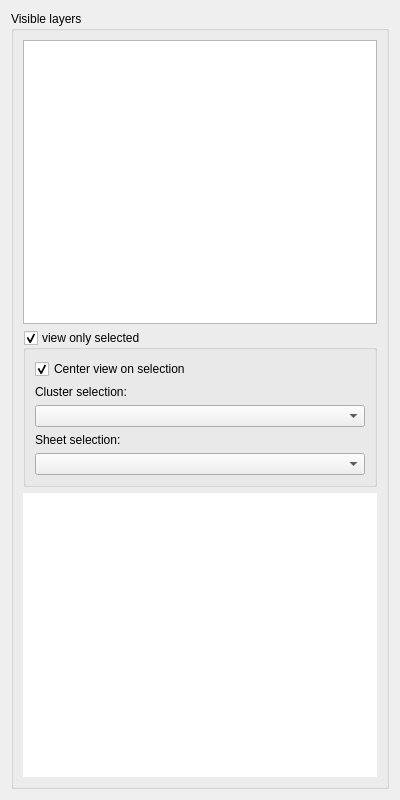
<?xml version="1.0" encoding="UTF-8"?>
<ui version="4.0">
 <class>Form</class>
 <widget class="QWidget" name="Form">
  <property name="enabled">
   <bool>true</bool>
  </property>
  <property name="geometry">
   <rect>
    <x>0</x>
    <y>0</y>
    <width>400</width>
    <height>800</height>
   </rect>
  </property>
  <property name="minimumSize">
   <size>
    <width>300</width>
    <height>600</height>
   </size>
  </property>
  <property name="windowTitle">
   <string>Tools</string>
  </property>
  <layout class="QHBoxLayout" name="horizontalLayout">
   <item>
    <widget class="QGroupBox" name="groupBox">
     <property name="title">
      <string>Visible layers</string>
     </property>
     <layout class="QGridLayout" name="gridLayout">
      <item row="1" column="0">
       <widget class="QGroupBox" name="groupBox_cluster">
        <property name="sizePolicy">
         <sizepolicy hsizetype="Preferred" vsizetype="Fixed">
          <horstretch>0</horstretch>
          <verstretch>0</verstretch>
         </sizepolicy>
        </property>
        <property name="minimumSize">
         <size>
          <width>0</width>
          <height>0</height>
         </size>
        </property>
        <property name="title">
         <string>view only selected</string>
        </property>
        <property name="checkable">
         <bool>true</bool>
        </property>
        <property name="checked">
         <bool>true</bool>
        </property>
        <layout class="QVBoxLayout" name="verticalLayout_3">
         <item>
          <widget class="QCheckBox" name="checkBox_clusterCenterView">
           <property name="enabled">
            <bool>true</bool>
           </property>
           <property name="sizePolicy">
            <sizepolicy hsizetype="Minimum" vsizetype="Fixed">
             <horstretch>0</horstretch>
             <verstretch>0</verstretch>
            </sizepolicy>
           </property>
           <property name="text">
            <string>Center view on selection</string>
           </property>
           <property name="checked">
            <bool>true</bool>
           </property>
          </widget>
         </item>
         <item>
          <widget class="QLabel" name="label">
           <property name="text">
            <string>Cluster selection:</string>
           </property>
          </widget>
         </item>
         <item>
          <widget class="QComboBox" name="comboBox_clusters">
           <property name="enabled">
            <bool>true</bool>
           </property>
           <property name="sizePolicy">
            <sizepolicy hsizetype="Expanding" vsizetype="Fixed">
             <horstretch>0</horstretch>
             <verstretch>0</verstretch>
            </sizepolicy>
           </property>
          </widget>
         </item>
         <item>
          <widget class="QLabel" name="label_2">
           <property name="text">
            <string>Sheet selection:</string>
           </property>
          </widget>
         </item>
         <item>
          <widget class="QComboBox" name="comboBox_sheets">
           <property name="enabled">
            <bool>true</bool>
           </property>
           <property name="sizePolicy">
            <sizepolicy hsizetype="Expanding" vsizetype="Fixed">
             <horstretch>0</horstretch>
             <verstretch>0</verstretch>
            </sizepolicy>
           </property>
          </widget>
         </item>
        </layout>
       </widget>
      </item>
      <item row="0" column="0">
       <widget class="QTreeWidget" name="treeWidget_layers">
        <property name="sizePolicy">
         <sizepolicy hsizetype="Expanding" vsizetype="MinimumExpanding">
          <horstretch>0</horstretch>
          <verstretch>0</verstretch>
         </sizepolicy>
        </property>
        <property name="selectionMode">
         <enum>QAbstractItemView::MultiSelection</enum>
        </property>
        <property name="headerHidden">
         <bool>true</bool>
        </property>
        <property name="expandsOnDoubleClick">
         <bool>false</bool>
        </property>
        <column>
         <property name="text">
          <string>Layer</string>
         </property>
        </column>
       </widget>
      </item>
      <item row="2" column="0">
       <widget class="PlotWidget" name="graphicsView_plotWidget">
        <property name="frameShape">
         <enum>QFrame::NoFrame</enum>
        </property>
        <property name="frameShadow">
         <enum>QFrame::Plain</enum>
        </property>
       </widget>
      </item>
     </layout>
    </widget>
   </item>
  </layout>
 </widget>
 <customwidgets>
  <customwidget>
   <class>PlotWidget</class>
   <extends>QGraphicsView</extends>
   <header>pyqtgraph</header>
  </customwidget>
 </customwidgets>
 <resources/>
 <connections/>
</ui>
